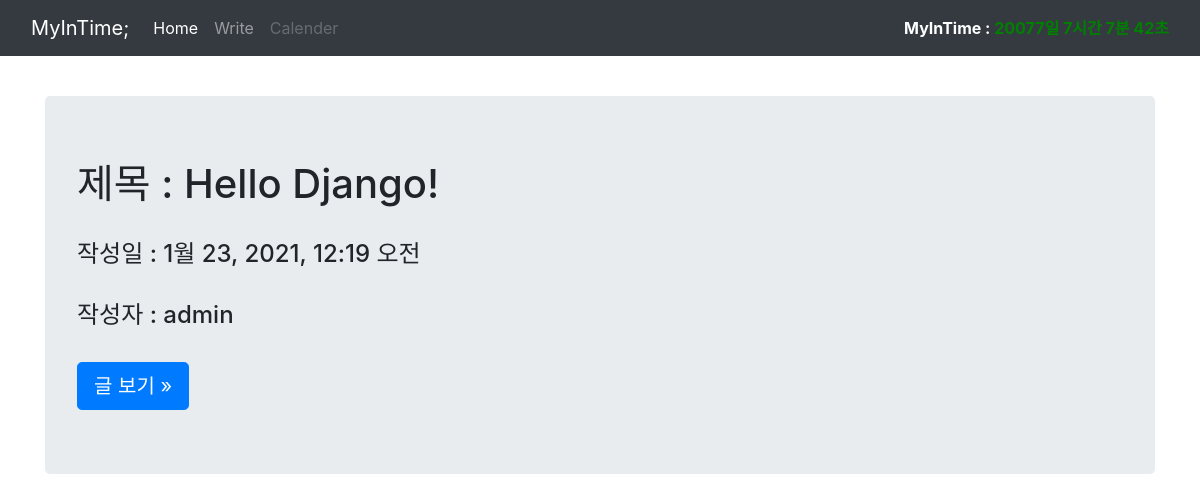
The app's page /blogMain/, older data.
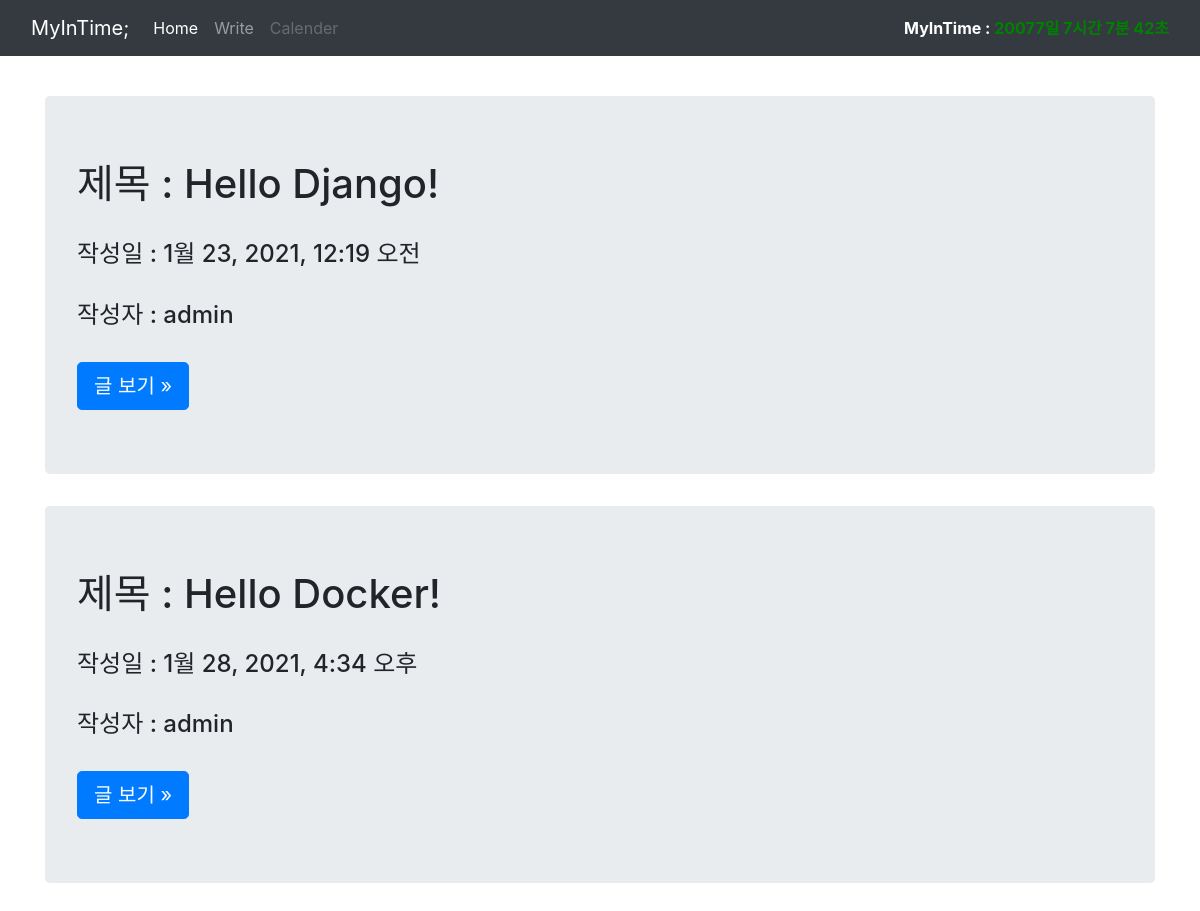
The same page, newer data.
### blogapp/models.py (models this page shows)
class Blog(models.Model):
    title = models.CharField(max_length=100)
    pub_date = models.DateTimeField(auto_now_add=True)  # 현재시간에 맞춰서 자동 입력
    author = models.ForeignKey(User, on_delete=models.SET_NULL, null=True, default=1)
    body = RichTextUploadingField()

### blogapp/views.py (the view)
# urls.py: path('blogMain/', blogapp.views.blogMain, name='blogMain'),
def blogMain(request):
    blogs = Blog.objects.all()
    return render(request, 'blogMain.html', {'blogs': blogs})

### blogapp/templates/blogMain.html
{% extends 'base.html' %}
{% block content %}
<br>
    {% for blog in blogs %}
        <main role="main" class="container">
            <div class="jumbotron">
                <h1>제목 : {{ blog.title }}</h1>
                <br>
                <h4>작성일 : {{ blog.pub_date }}</h4>
                <br>
                <h4>작성자 : {{ blog.author }}</h4>
                <br>
                <a class="btn btn-lg btn-primary" href="{% url 'detail' blog.id %}" role="button">글 보기 &raquo;</a>
            </div>
        </main>
    {% endfor %}
{% endblock %}

Row changes from the older to the newer data that the page shows:
added Blog: title "Hello Docker!", pub_date "1월 28, 2021, 4:34 오후", author "admin"
